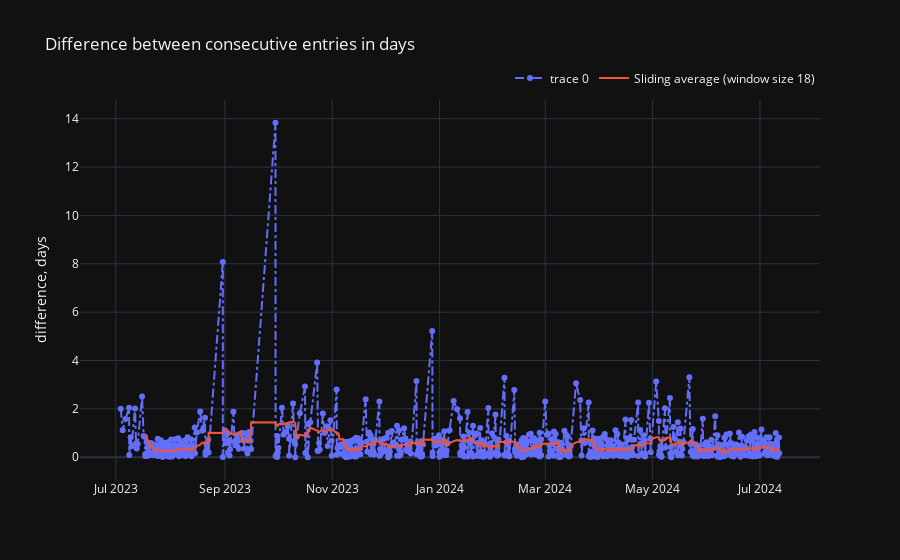

Here is the notebook cell this chart was saved with:
### Markdown cell above
## Entries times differences

### Code cell
df.sub(include='home').entries_differences()

### Figure 1 — Plotly figure (JSON) as saved in the notebook; plotly's stock layout.template omitted (floating-point values rounded to 4 significant figures; data arrays with more than 128 entries replaced by an {"elided": "..."} marker saying what was removed)
{"data": [{"line": {"dash": "dashdot"}, "mode": "lines+markers", "type": "scatter", "x": {"elided": "756 str values"}, "y": {"elided": "756 float values"}}, {"line": {"width": 2}, "marker": {"size": 0}, "mode": "lines", "name": "Sliding average (window size 18)", "type": "scatter", "x": {"elided": "740 str values"}, "y": {"elided": "739 float values"}}], "layout": {"legend": {"orientation": "h", "x": 1, "xanchor": "right", "y": 1.02, "yanchor": "bottom"}, "title": {"text": "Difference between consecutive entries in days"}, "yaxis": {"title": {"text": "difference, days"}}}}
